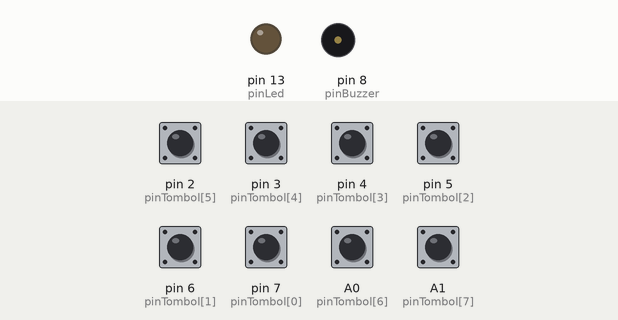
Recording of a sketch running on a simulated Arduino Nano, built with avr-gcc and run on an emulated ATmega328P. Parts: output pins drawn as LEDs (lit = HIGH), buzzer (waves = sounding). The test bench sets the inputs (shaded band); at power-on: A0 (pinTombol[6]), A1 (pinTombol[7]), pin 2 (pinTombol[5]), pin 3 (pinTombol[4]), pin 4 (pinTombol[3]), pin 5 (pinTombol[2]), pin 6 (pinTombol[1]), pin 7 (pinTombol[0]) HIGH.

Above: at 1.2 s.
1.3 s: pin 2 (pinTombol[5]) pulled LOW for 0.15 s
At 1.37 s:
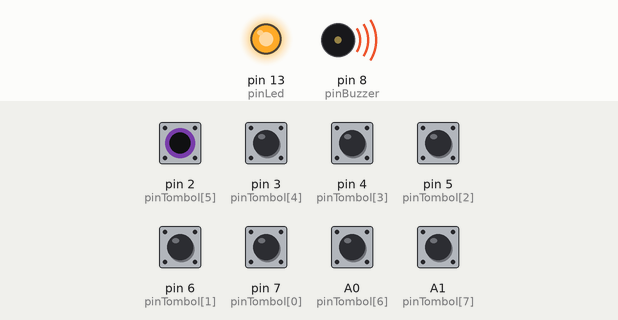
Timing chart, 0 to 4.3 s (numbered marks = the images above; inputs shaded):
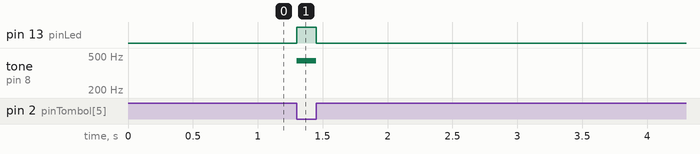

The sketch:

PianoDuino.ino
```cpp
// Piano sederhana Arduino Nano
// 8 push button (INPUT_PULLUP, aktif LOW), buzzer pasif, 1 LED

const int JUMLAH_TOMBOL = 8;
const int pinTombol[JUMLAH_TOMBOL] = {7, 6, 5, 4, 3, 2, A0, A1};
const int frekuensi[JUMLAH_TOMBOL] = {262, 294, 330, 349, 392, 440, 494, 523}; // C4 sampai C5

const int pinBuzzer = 8;
const int pinLed = LED_BUILTIN;

int tombolAktif = -1; // -1 berarti tidak ada tombol yang ditekan

void setup() {
  for (int i = 0; i < JUMLAH_TOMBOL; i++) {
    pinMode(pinTombol[i], INPUT_PULLUP);
  }
  pinMode(pinBuzzer, OUTPUT);
  pinMode(pinLed, OUTPUT);
}

void loop() {
  // Cari tombol yang sedang ditekan (LOW = ditekan)
  int ditekan = -1;
  for (int i = 0; i < JUMLAH_TOMBOL; i++) {
    if (digitalRead(pinTombol[i]) == LOW) {
      ditekan = i;
      break; // ambil tombol pertama yang ditemukan
    }
  }

  if (ditekan != -1) {
    // Tombol ditekan: bunyikan nada dan nyalakan LED
    tone(pinBuzzer, frekuensi[ditekan]);
    digitalWrite(pinLed, HIGH);
  } else {
    // Tidak ada tombol ditekan: matikan suara dan LED
    noTone(pinBuzzer);
    digitalWrite(pinLed, LOW);
  }
}
```

Measured:
- after the input at 1.3 s, pin 13 (pinLed): LOW → HIGH at once, → LOW 0.15 s later; tone on pin 8 (pinBuzzer): silent → 440 Hz at once, → silent 0.15 s later
